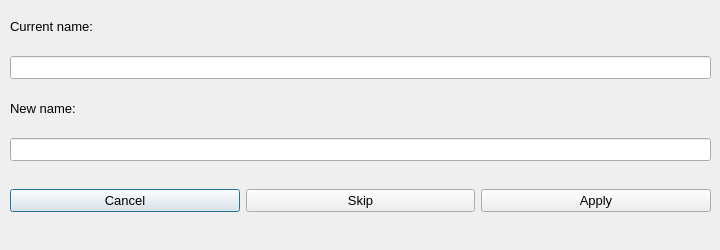
<?xml version="1.0" encoding="UTF-8"?>
<ui version="4.0">
 <class>Dialog</class>
 <widget class="QDialog" name="Dialog">
  <property name="geometry">
   <rect>
    <x>0</x>
    <y>0</y>
    <width>720</width>
    <height>250</height>
   </rect>
  </property>
  <property name="sizePolicy">
   <sizepolicy hsizetype="Fixed" vsizetype="Fixed">
    <horstretch>0</horstretch>
    <verstretch>0</verstretch>
   </sizepolicy>
  </property>
  <property name="font">
   <font>
    <pointsize>10</pointsize>
   </font>
  </property>
  <property name="windowTitle">
   <string>Manual rename</string>
  </property>
  <property name="windowIcon">
   <iconset>
    <normaloff>resources/icon.ico</normaloff>resources/icon.ico</iconset>
  </property>
  <property name="locale">
   <locale language="English" country="UnitedStates"/>
  </property>
  <widget class="QWidget" name="verticalLayoutWidget">
   <property name="geometry">
    <rect>
     <x>10</x>
     <y>10</y>
     <width>701</width>
     <height>151</height>
    </rect>
   </property>
   <property name="locale">
    <locale language="English" country="UnitedStates"/>
   </property>
   <layout class="QVBoxLayout" name="verticalLayout">
    <property name="spacing">
     <number>13</number>
    </property>
    <item>
     <widget class="QLabel" name="label_cur_name">
      <property name="font">
       <font>
        <pointsize>10</pointsize>
       </font>
      </property>
      <property name="locale">
       <locale language="English" country="UnitedStates"/>
      </property>
      <property name="text">
       <string>Current name:</string>
      </property>
     </widget>
    </item>
    <item>
     <widget class="QLineEdit" name="lineEdit_cur_name">
      <property name="font">
       <font>
        <pointsize>10</pointsize>
       </font>
      </property>
      <property name="locale">
       <locale language="English" country="UnitedStates"/>
      </property>
      <property name="readOnly">
       <bool>true</bool>
      </property>
     </widget>
    </item>
    <item>
     <widget class="QLabel" name="label_new_name">
      <property name="font">
       <font>
        <pointsize>10</pointsize>
       </font>
      </property>
      <property name="locale">
       <locale language="English" country="UnitedStates"/>
      </property>
      <property name="text">
       <string>New name:</string>
      </property>
     </widget>
    </item>
    <item>
     <widget class="QLineEdit" name="lineEdit_new_name">
      <property name="font">
       <font>
        <pointsize>10</pointsize>
       </font>
      </property>
      <property name="locale">
       <locale language="English" country="UnitedStates"/>
      </property>
     </widget>
    </item>
   </layout>
  </widget>
  <widget class="QWidget" name="horizontalLayoutWidget">
   <property name="geometry">
    <rect>
     <x>10</x>
     <y>170</y>
     <width>701</width>
     <height>61</height>
    </rect>
   </property>
   <layout class="QHBoxLayout" name="horizontalLayout">
    <item>
     <widget class="QPushButton" name="pushButton_cancel">
      <property name="font">
       <font>
        <pointsize>10</pointsize>
       </font>
      </property>
      <property name="locale">
       <locale language="English" country="UnitedStates"/>
      </property>
      <property name="text">
       <string>Cancel</string>
      </property>
     </widget>
    </item>
    <item>
     <widget class="QPushButton" name="pushButton_skip">
      <property name="font">
       <font>
        <pointsize>10</pointsize>
       </font>
      </property>
      <property name="locale">
       <locale language="English" country="UnitedStates"/>
      </property>
      <property name="text">
       <string>Skip</string>
      </property>
     </widget>
    </item>
    <item>
     <widget class="QPushButton" name="pushButton_apply">
      <property name="font">
       <font>
        <pointsize>10</pointsize>
       </font>
      </property>
      <property name="locale">
       <locale language="English" country="UnitedStates"/>
      </property>
      <property name="text">
       <string>Apply</string>
      </property>
     </widget>
    </item>
   </layout>
  </widget>
 </widget>
 <resources/>
 <connections/>
</ui>
